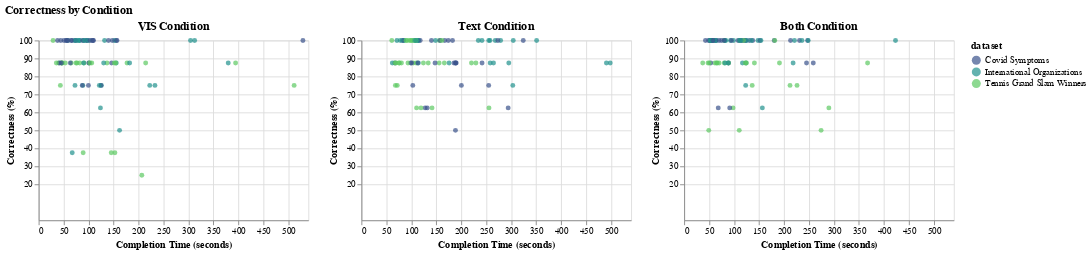

The notebook cell saved with this chart:
### Code cell
# Duration to seconds
merged_df['duration_seconds'] = merged_df['duration'] * 60

# Calculating the maximum duration across all conditions
max_duration = merged_df['duration_seconds'].max()
x_max = np.ceil(max_duration / 60) * 60   # Round up to the nearest minute and add 1 minute

# The base chart
def create_subplot(data, condition):
    return alt.Chart(data).mark_circle().encode(
        x=alt.X('duration_seconds:Q',
                title='Completion Time (seconds)',
                scale=alt.Scale(domain=[0, x_max])),
        y=alt.Y('correctness:Q', title='Correctness (%)',
                scale=alt.Scale(domain=[0, 100]),
                axis=alt.Axis(values=list(range(20, 101, 10)))),
        color=alt.Color('dataset:N', scale=alt.Scale(scheme='viridis')),
        tooltip=['dataset', 'duration_seconds', 'correctness']
    ).properties(
        width=300,
        height=200,
        title=f'{condition} Condition'
    )

# Subplots for each condition
vis_chart = create_subplot(merged_df[merged_df['trialId'].isin(conditions['VIS'])], 'VIS')
text_chart = create_subplot(merged_df[merged_df['trialId'].isin(conditions['Text'])], 'Text')
both_chart = create_subplot(merged_df[merged_df['trialId'].isin(conditions['Both'])], 'Both')

combined_chart = alt.hconcat(vis_chart, text_chart, both_chart).resolve_scale(
    color='shared'
).properties(
    # title=f'Correctness by Condition (Max Time: {x_max} seconds)'
    title=f'Correctness by Condition'
)

combined_chart
